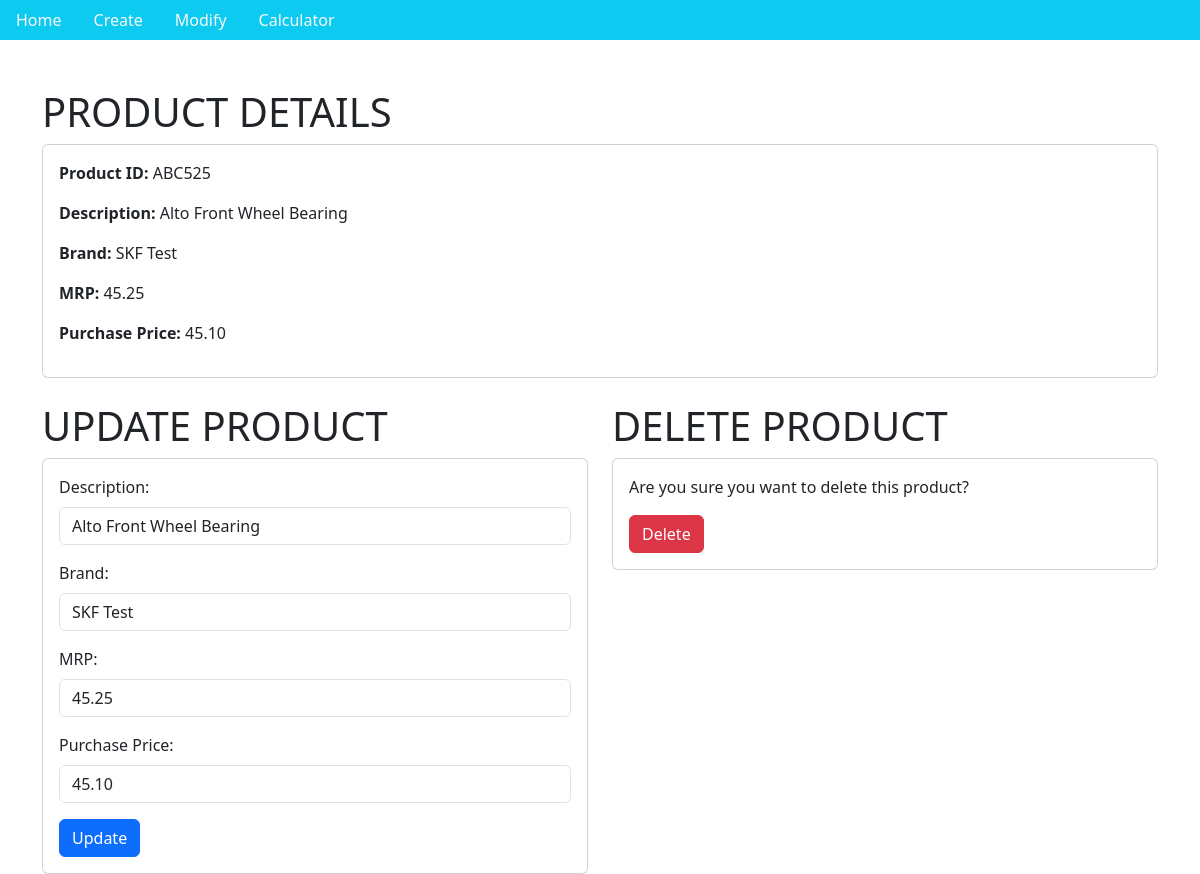
The app's page /modify/1001 with its own data.
### inventoryapp/models.py (models this page shows)
class Products(models.Model):
    ProductSeq = models.AutoField(primary_key=True, error_messages="Error at the ProductSeq column of product table")
    ProductID = models.CharField(max_length=50, null=False, error_messages="Error at the ProductID column of product table")
    ProductDesc = models.CharField(max_length=50, default="Description: E.g. Innova Front Wheen Bearing", error_messages="Error at the ProductDesc column of product table")
    ProductBrand = models.CharField(max_length=50, null=False, default="Product Brand: SKF, NBC", error_messages="Error at the ProductBrand column of product table")
    ProductMRP = models.DecimalField(max_digits=10, null=False, decimal_places=2, default=0, error_messages="Error at the ProductMRP column of product table")
    ProductPurchasePrice = models.DecimalField(max_digits=10, null=False, decimal_places=2, default=0, error_messages="Error at the ProductPurchasePrice column of product table")
    class Meta:
        unique_together = ('ProductID', 'ProductBrand')
        verbose_name_plural = "Products"

### inventoryapp/views.py (the view, shortened to what this page needs)
# urls.py: path('modify', views.productsModify, name="productsmodify"),
def productsModify(request, productSeq=None):
    product = get_object_or_404(Products, ProductSeq = productSeq)
    return render(request, "inventoryapp/modify.html", {"product": product})

### inventoryapp/templates/inventoryapp/modify.html (shortened to what this page needs)
{% load static %}
<!DOCTYPE html>
<html lang="en">
<head>
    {% load bootstrap5 %}
    {% bootstrap_css %}
    <link rel="stylesheet" href="{% static 'style.css' %}">
</head>
<body>
{% include "inventoryapp/navbar.html" %}
<br><br>
<div class="container">
    {% if product %}
    <div class="row">
        <div class="">
            <h1>PRODUCT DETAILS</h1>
            <div  style="width: 100%;">
                <div class="card mb-4">
                    <div class="card-body">
                        <p><strong>Product ID:</strong> {{ product.ProductID }}</p>
                        <p><strong>Description:</strong> {{ product.ProductDesc }}</p>
                        <p><strong>Brand:</strong> {{ product.ProductBrand }}</p>
                        <p><strong>MRP:</strong> {{ product.ProductMRP }}</p>
                        <p><strong>Purchase Price:</strong> {{ product.ProductPurchasePrice }}</p>
                    </div>
                </div>
            </div>
        </div>
        <div class="col-md-6">
            <h1>UPDATE PRODUCT</h1>
            <div class="card">
                <div class="card-body">
                    <form method=post name="f2">
                        <div class="mb-3">
                            <label for="description" class="form-label">Description:</label>
                            <input type="text" class="form-control" id="description" name="description" value="{{ product.ProductDesc }}">
                        </div>
                        <div class="mb-3">
                            <label for="brand" class="form-label">Brand:</label>
                            <input type="text" class="form-control" id="brand" name="brand" value="{{ product.ProductBrand }}">
                        </div>
                        <div class="mb-3">
                            <label for="mrp" class="form-label">MRP:</label>
                            <input type="text" class="form-control" id="mrp" name="mrp" value="{{ product.ProductMRP }}">
                        </div>
                        <div class="mb-3">
                            <label for="purchase_price" class="form-label">Purchase Price:</label>
                            <input type="text" class="form-control" id="purchase_price" name="purchase_price" value="{{ product.ProductPurchasePrice }}">
                        </div>
                        <button type="submit" class="btn btn-primary">Update</button>
                    </form>
                </div>
            </div>
        </div>
        <div class="col-md-6">
            <h1>DELETE PRODUCT</h1>
            <div class="card">
                <div class="card-body">
                    <p>Are you sure you want to delete this product?</p>
                    <form method="POST" name="f3">
                        <button type="submit" class="btn btn-danger">Delete</button>
                    </form>
                </div>
            </div><br>
        </div>
    </div>
    {% else %}
    <div class="alert alert-danger" role="alert">
        No product details available.
    </div>
    {% endif %}
</div>
</body>
</html>

### records on screen
Products: ProductID "ABC525", ProductDesc "Alto Front Wheel Bearing", ProductBrand "SKF Test", ProductMRP "45.25", ProductPurchasePrice "45.10", description "Alto Front Wheel Bearing", brand "SKF Test", mrp "45.25", purchase_price "45.10"
